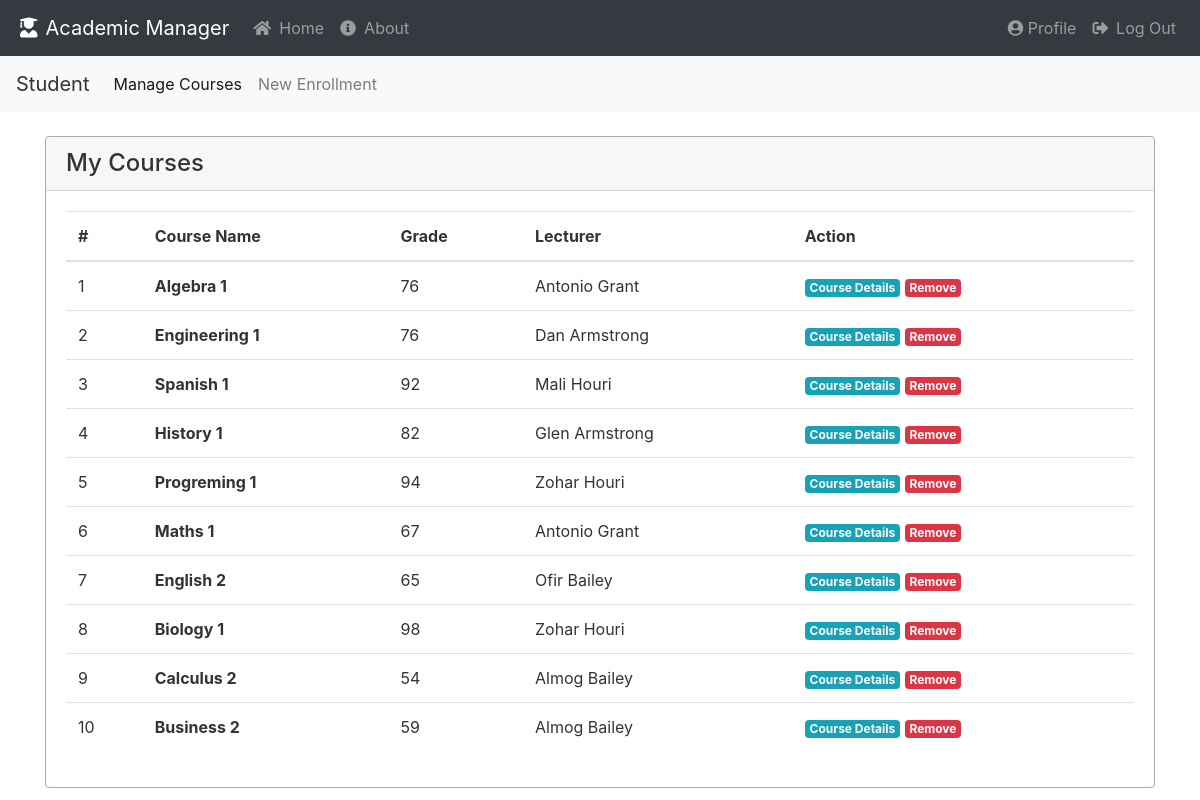
Before: /students/manage_courses/ (signed in) with the older database file.
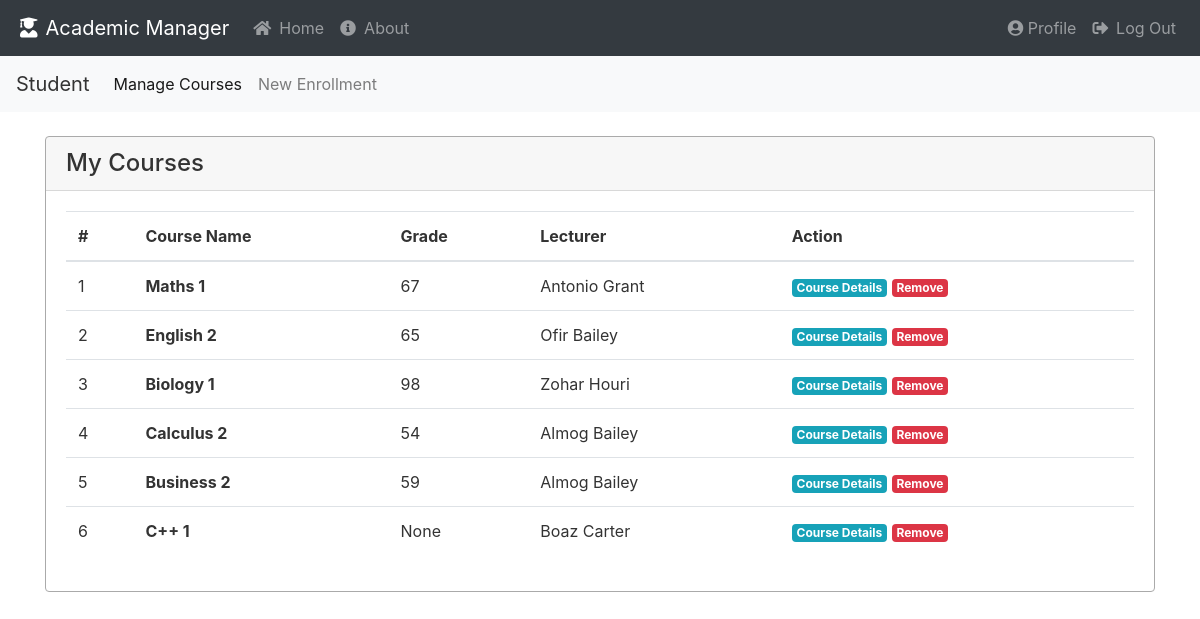
After: the same page with the newer database file.
### academic_manager/models.py (models this page shows, shortened)
class Enrollment(db.Model):
    id = db.Column(db.Integer, primary_key=True)
    grade = db.Column(db.Integer, nullable=True)
    course_id = db.Column(db.Integer, db.ForeignKey('course.id'), nullable=False)
    student_id = db.Column(db.Integer, db.ForeignKey('student.id'), nullable=False)

class Course(db.Model):
    id = db.Column(db.Integer, primary_key=True)
    course_name = db.Column(db.String(30), nullable=False)
    teacher_id = db.Column(db.Integer, db.ForeignKey('teacher.id'), nullable=False)
    enrollment = db.relationship('Enrollment', backref='course', lazy=True)
    task = db.relationship('Task', backref='course', lazy=True)

class User(db.Model, UserMixin):
    __table_name__ = 'user'
    id = db.Column(db.Integer, primary_key=True)
    email = db.Column(db.String(100), nullable=False, unique=True)
    first_name = db.Column(db.String(30), nullable=False)
    last_name = db.Column(db.String(30), nullable=False)
    password = db.Column(db.String(60), nullable=False)
    profile_img = db.Column(db.String(30), nullable=False, default='default/default.jpg')
    gender = db.Column(db.String(1), nullable=False)  # ['m','f']
    creation_date = db.Column(db.DateTime, nullable=False, default=datetime.now)
    last_seen = db.Column(db.DateTime, nullable=False, default=datetime.now)
    role = db.Column(db.String(100), nullable=False)
    __mapper_args__ = {
        'polymorphic_identity': 'user',
        'polymorphic_on': role
    }
    @property
    def full_name(self):
        return f"{self.first_name.capitalize()} {self.last_name.capitalize()}"
    @property
    def is_admin(self):
        return self.role == 'admin'
    @property
    def is_teacher(self):
        return self.role == 'teacher'
    @property
    def is_student(self):
        return self.role == 'student'

### academic_manager/students/routes.py (the view)
@students.route("/manage_courses/")
@restricted(role=["student"])
def manage_courses_student():
    return render_template("student_courses.html", student=current_user)

### academic_manager/extensions.py (called while the page is built)
def restricted(role):
    def decorator(func):
        @wraps(func)
        def wrapper(*args, **kwargs):
            if not current_user.is_authenticated:
                return login_manager.unauthorized()
            if current_user.role in role:
                return func(*args, **kwargs)
            if "current_user" in role and 'user_id' in kwargs:
                if kwargs['user_id'] == current_user.id:
                    return func(*args, **kwargs)
            abort(403)
        return wrapper
    return decorator

### academic_manager/models.py (called while the page is built)
@login_manager.user_loader
def load_user(user_id):
    return User.query.get(user_id)

### academic_manager/students/templates/student_courses.html (shortened to what this page needs)
{% extends "base.html" %}
{% block content %}
<div class="card">
    <h4 class="card-header">My Courses</h4>
    <div class="card-body">
        <table class="table" style="width:100%">
              <thead>
                  <tr>
                    <th scope="col">#</th>
                    <th scope="col">Course Name</th>
                    <th scope="col">Grade</th>
                    <th scope="col">Lecturer</th>
                    <th scope="col">Action</th>
                  </tr>
              </thead>
              <tbody>
                  {% for enrollment in student.enrollment %}
                      <tr>
                        <td>{{ loop.index }}</td>
                        <th scope="row">{{ enrollment.course.course_name }}</th>
                        <td cope="row">{{ enrollment.grade }}</td>
                        <td cope="row">{{ enrollment.course.lecturer.full_name }}</td>
                        <td cope="row">
                            <a href="{{ url_for('courses.course_dashboard', course_id=enrollment.course_id,
                             user_id=student.id) }}" class="badge badge-info">Course Details</a>
                            <a href="{{ url_for('students.remove_enrollment' ,user_id=enrollment.student_id,
                            enrollment_id=enrollment.id) }}" class="badge badge-danger">Remove</a>
                        </td>
                      </tr>
                  {% endfor %}
              </tbody>
        </table>
    </div>
</div>
{% endblock %}

### academic_manager/templates/base.html (shortened to what this page needs)
<!DOCTYPE html>
<html lang="en">
<head>
    <link rel="stylesheet" href="https://maxcdn.bootstrapcdn.com/bootstrap/4.0.0/css/bootstrap.min.css"
>
    <link rel="stylesheet" type="text/css" href="{{ url_for('static', filename='styles/main.css') }}">
</head>
<body>
<header class="site-header">
    <nav class="navbar navbar-expand-lg navbar-dark bg-dark">
        <a class="navbar-brand" href="{{ url_for('main.home') }}"><i class="fas fa-user-graduate mr-2 ml-1"></i>Academic
            Manager </a>
        <div class="collapse navbar-collapse" id="navbarNavDropdown">
            <div class="navbar-nav mr-auto">
                <a class="nav-link" href="{{ url_for('main.home') }}"><i class="fas fa-home mr-2"></i>Home</a>
                <a class="nav-link" href="{{ url_for('admin.admin_panel') }}"><i class="fas fa-info-circle mr-2"></i>About</a>
            </div>
            <div class="navbar-nav">
                {% if current_user.is_authenticated %}
                <a class="nav-link" href="{{ url_for('main.profile', user_id=current_user.id) }}">
                    <i class="fas fa-user-circle"></i> Profile</a>
                <a class="nav-link" href="{{ url_for('main.logout') }}"><i class="fas fa-sign-out-alt mr-2"></i>Log Out</a>
                {% else %}
                <a class="nav-link" href="{{ url_for('main.login') }}"><i class="fas fa-sign-in-alt mr-2"></i>Login</a>
                <a class="nav-link" href="{{ url_for('main.register') }}"><i class="fas fa-user-plus mr-2"></i>Register</a>
                {% endif %}
            </div>
        </div>
    </nav>
    {% if current_user.is_authenticated %}
    <nav class="navbar navbar-expand-md navbar-light bg-light">
        {% if current_user.is_admin %}
        <a class="navbar-brand">Admin</a>
        <ul class="navbar-nav mr-auto mt-2 mt-lg-0">
            <li class="nav-item active">
                <a class="nav-link" href="{{ url_for('admin.admin_panel') }}">Panel</a>
            </li>
            <li class="nav-item">
                <a class="nav-link" href="{{ url_for('admin.admin_students') }}">Students</a>
            </li>
            <li class="nav-item">
                <a class="nav-link" href="{{ url_for('admin.admin_teachers') }}">Teachers</a>
            </li>
            <li class="nav-item">
                <a class="nav-link" href="{{ url_for('admin.admin_courses') }}">Courses</a>
            </li>
            <li class="nav-item">
                <a class="nav-link" href="{{ url_for('courses.add_course') }}">Add Course</a>
            </li>
        </ul>
        <form action="{{ url_for('admin.admin_search_panel') }}" method="post" class="form-inline">
            <input class="form-control mr-sm-2" name="search" type="search"
                   placeholder="Search by User Name" aria-label="Search" required>
            <button class="btn btn-outline-success my-2 my-sm-0" type="submit">Search</button>
        </form>
        {% elif current_user.is_student %}
        <a class="navbar-brand">Student</a>
        <ul class="navbar-nav mr-auto mt-2 mt-lg-0">
            <li class="nav-item active">
                <a class="nav-link" href="{{ url_for('students.manage_courses_student') }}">Manage Courses</a>
            </li>
            <li class="nav-item">
                <a class="nav-link" href="{{ url_for('students.new_enrollment') }}">New Enrollment</a>
            </li>
        </ul>
        {% endif %}
    </nav>
    {% endif %}
</header>
<main role="main" class="container">
    <div class="col-md-13 mt-4 mb-3">
        {% block content %}{% endblock %}
    </div>
</main>
<link rel="stylesheet" href="https://use.fontawesome.com/releases/v5.4.1/css/all.css"
>
</body>
</html>

### academic_manager/static/styles/main.css (style rules this page uses)
body { background: #ffffff; color: #333333; }
.card { border: 1px solid #aaaaaa; }

### academic_manager/templates/base.html (style rules this page uses)
body { background: #ffffff; color: #333333; }
.card { border: 1px solid #aaaaaa; }

Changed rows visible on the page:
removed Enrollment: course.course_name "Algebra 1", grade "76", course.lecturer.full_name "Antonio Grant"
removed Enrollment: course.course_name "Engineering 1", grade "76", course.lecturer.full_name "Dan Armstrong"
removed Enrollment: course.course_name "Spanish 1", grade "92", course.lecturer.full_name "Mali Houri"
removed Enrollment: course.course_name "History 1", grade "82", course.lecturer.full_name "Glen Armstrong"
removed Enrollment: course.course_name "Progreming 1", grade "94", course.lecturer.full_name "Zohar Houri"
added Enrollment: course.course_name "C++ 1", grade "None", course.lecturer.full_name "Boaz Carter"
